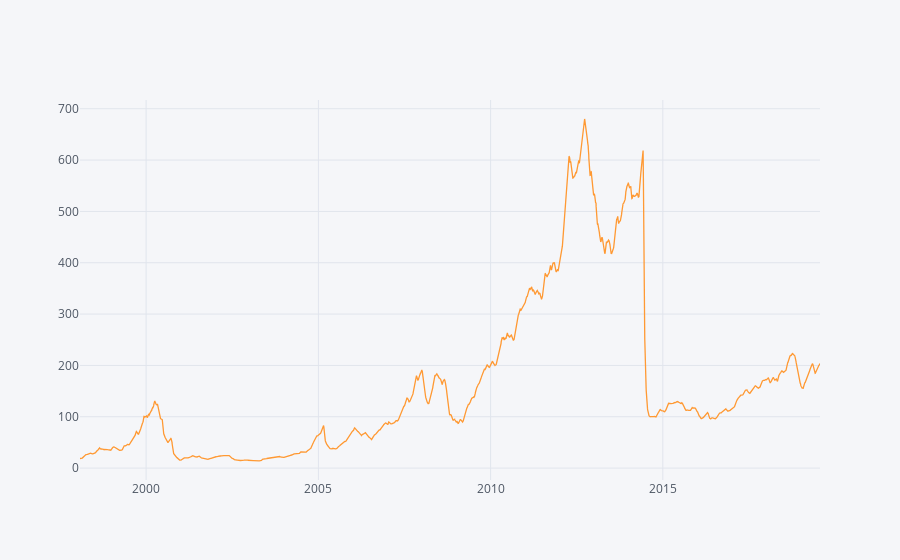

The notebook cell saved with this chart:
### Code cell
ema_data.iplot(kind='scatter')

### Figure 1 — Plotly figure (JSON) as saved in the notebook; plotly's stock layout.template omitted (floating-point values rounded to 4 significant figures; data arrays with more than 128 entries replaced by an {"elided": "..."} marker saying what was removed)
{"data": [{"line": {"color": "rgba(255, 153, 51, 1.0)", "dash": "solid", "shape": "linear", "width": 1.3}, "mode": "lines", "name": "EMA", "text": "", "type": "scatter", "uid": "4d89751a-b1b6-11e9-a575-acbc328ea82f", "x": {"elided": "5407 str values"}, "y": {"elided": "5407 float values"}}], "layout": {"legend": {"bgcolor": "#F5F6F9", "font": {"color": "#4D5663"}}, "paper_bgcolor": "#F5F6F9", "plot_bgcolor": "#F5F6F9", "titlefont": {"color": "#4D5663"}, "xaxis": {"gridcolor": "#E1E5ED", "showgrid": true, "tickfont": {"color": "#4D5663"}, "title": "", "titlefont": {"color": "#4D5663"}, "zerolinecolor": "#E1E5ED"}, "yaxis": {"gridcolor": "#E1E5ED", "showgrid": true, "tickfont": {"color": "#4D5663"}, "title": "", "titlefont": {"color": "#4D5663"}, "zerolinecolor": "#E1E5ED"}}}
